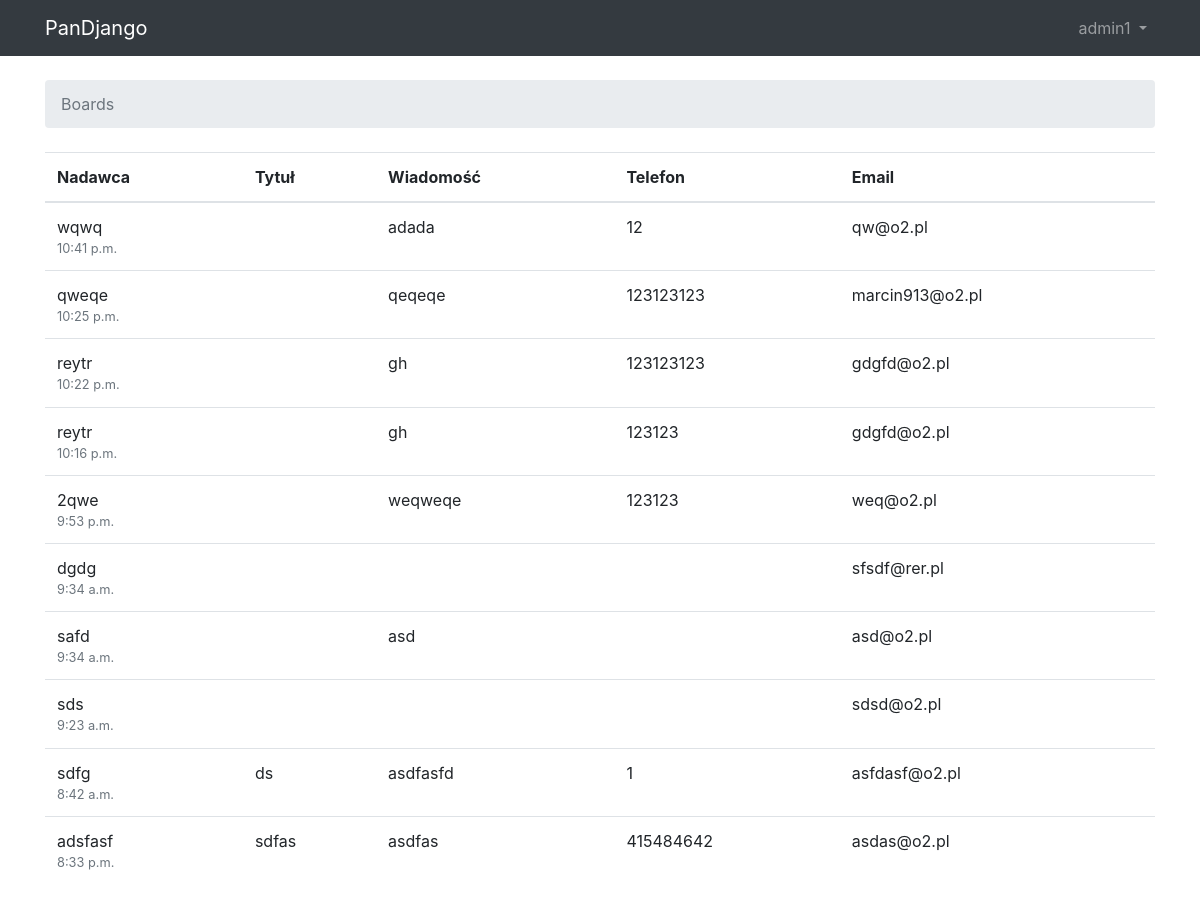
/board (signed in), run on an earlier commit of the app's database.
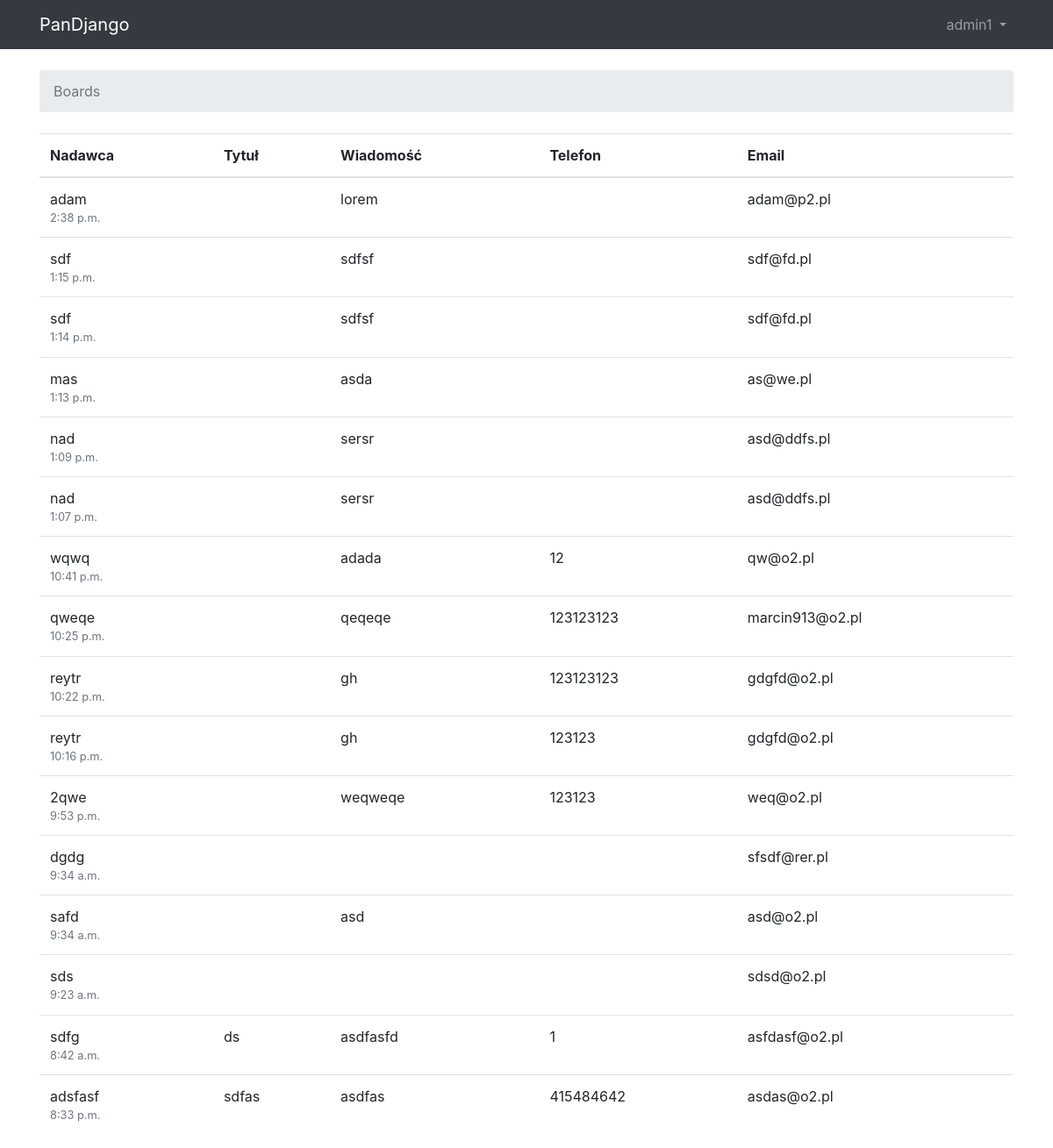
And on a later commit of the database.
### website/models.py (models this page shows, shortened)
class Contact(models.Model):
    name = models.CharField(max_length=128, null=True, verbose_name='Nadawca')
    subject = models.CharField(max_length=255, blank=True, verbose_name='Temat')
    message = models.TextField(max_length=4000, verbose_name='Wiadomość')
    email = models.CharField(max_length=70,blank=True, verbose_name='Email')
    mobile = models.CharField(max_length=9, blank=True, null=True,default='000000000', verbose_name='Telefon')
    time_add = models.TimeField(auto_now_add=True)
    class Meta:
        verbose_name = 'Wiadomość'
        verbose_name_plural = 'Wiadomości'

### website/views.py (the view)
# urls.py: path('board', BoardView.as_view(), name='board'),
class BoardView(LoginRequiredMixin, View):
    def get(self, request):
        contacts = Contact.objects.all().order_by('-id')
        return render(request, 'board.html', {'contacts': contacts})

### website/templates/board.html (shortened to what this page needs)
{% load static %}<!DOCTYPE html>
<html>
  <head>
    <link rel="stylesheet" href="{% static 'css/bootstrap.min.css' %}">
  </head>
  <body>
  <nav class="navbar navbar-expand-sm navbar-dark bg-dark">
  <div class="container">
    <a class="navbar-brand" href="{% url 'index' %}">PanDjango</a>
    <div class="collapse navbar-collapse" id="mainMenu">
      {% if user.is_authenticated %}
        <ul class="navbar-nav ml-auto">
          <li class="nav-item dropdown">
            <a class="nav-link dropdown-toggle" href="#" id="userMenu" data-toggle="dropdown" aria-haspopup="true" aria-expanded="false">
              {{ user.username }}
            </a>
          </li>
        </ul>
      {% else %}
        <form class="form-inline ml-auto">
          <a href="{% url 'login' %}" class="btn btn-outline-secondary">Log in</a>
          <a href="{% url 'signup' %}" class="btn btn-primary ml-2">Sign up</a>
        </form>
      {% endif %}
    </div>
  </div>
</nav>
    <div class="container">
      <ol class="breadcrumb my-4">
        <li class="breadcrumb-item active">Boards</li>
      </ol>
      <table class="table">
        <thead class="thead-inverse">
          <tr>
            <th>Nadawca</th>
              <th>Tytuł</th>
            <th>Wiadomość</th>
            <th>Telefon</th>
            <th>Email</th>
          </tr>
        </thead>
        <tbody>
          {% for contact in contacts %}
            <tr>
              <td>{{ contact.name }}<small class="text-muted d-block">{{ contact.time_add }}</small></td>
                <td>{{ contact.subject }}</td>
              <td>{{ contact.message }}</td>
              <td >{{ contact.mobile }}</td>
              <td>{{ contact.email }}</td>
            </tr>
          {% endfor %}
        </tbody>
      </table>
    </div>
  </body>
</html>

What changed in the data, as far as the page shows it:
added Contact: name "adam", time_add "2:38 p.m.", message "lorem", email "adam@p2.pl"
added Contact: name "sdf", time_add "1:15 p.m.", message "sdfsf", email "sdf@fd.pl"
added Contact: name "sdf", time_add "1:14 p.m.", message "sdfsf", email "sdf@fd.pl"
added Contact: name "mas", time_add "1:13 p.m.", message "asda", email "as@we.pl"
added Contact: name "nad", time_add "1:09 p.m.", message "sersr", email "asd@ddfs.pl"
added Contact: name "nad", time_add "1:07 p.m.", message "sersr", email "asd@ddfs.pl"
